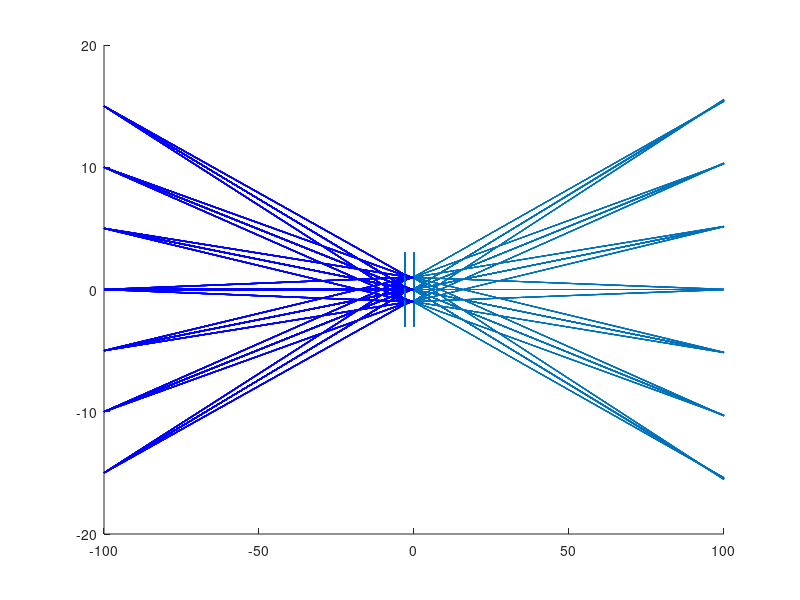
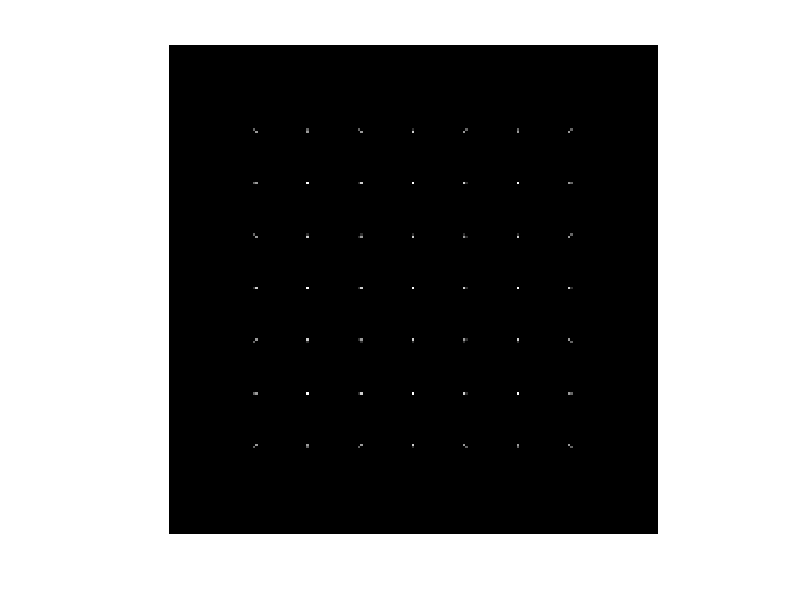

MATLAB code to generate these figures, in order:
%% ray-tracing for an ideal lens

% declare point sources in world space.  The camera is usually at [0 0 0],
% and pointing towards -z.  We are using a right-handed coordinate system.


%Large Distance Test
%place point sources using meshgrid.  This is a 5x5 grid.
% [XGrid YGrid] = meshgrid(-4000:1000:4000,-4000:1000:4000);   %large distance 
% pointSources = [XGrid(:) YGrid(:) ones(size(XGrid(:))) * -20000];
%only 1 point source in the middle
% pointSources = [ 0 0 -20000];  %large distance 


%Small Distance Test
[XGrid YGrid] = meshgrid(-15:5:15,-15:5:15);   %small distance test
pointSources = [XGrid(:) YGrid(:) ones(size(XGrid(:))) * -100];   %small distance ----ADJUST ME!!----
% pointSources = [ 0 0 -100];  %small distance - TURN THIS ON FOR ONLY 1
% POINT SOURCE


%SCRAP TEST
% [XGrid YGrid] = meshgrid(-400:100:400,-400:100:400);
% pointSources = [XGrid(:) YGrid(:) ones(size(XGrid(:))) * -7000];



%sensor properties
% sensor.position = [0 0 49];  %large distance 
% sensor.position = [0 0 165]; 
sensor.position = [0 0 100];  %small distance ----ADJUST ME!!----

sensor.size = [48 48];  %in mm
sensor.resolution = [200 200];
sensor.image = zeros(sensor.resolution);
sensor.focalLength = 50; %in mm

apertureRadius =1; % in mm

%note: the offset format is DIFFERENT from the lens files - we must address
%this somehow
lensSurfaces = cell(1,1);
lensSurfaces{1}.offset = 3;
lensSurfaces{1}.radius = -67;
lensSurfaces{1}.aperture = 3;
lensSurfaces{1}.indexOfRefr = 1;

lensSurfaces{2}.offset = 0;   %figure out the best way to deal with these offsets
lensSurfaces{2}.radius = 67;
lensSurfaces{2}.aperture = 3;
lensSurfaces{2}.indexOfRefr = 1.67;

totalOffset = 0;
for i = 1:length(lensSurfaces)
    totalOffset = totalOffset + lensSurfaces{i}.offset; 
end


%loop through aperture positions and uniformly sample the aperture
%everything is done in vector form for speed
[apertureSample.X, apertureSample.Y] = meshgrid(linspace(-1, 1, 3),linspace(-1, 1, 3)); %adjust this if needed

% this position should NOT change
lensCenterPosition = [0 0 -1.5];

%debug illustrations initialize
lensIllustration = zeros(300, 300);
figure;

%loop through all point sources
for curInd = 1:size(pointSources, 1);
    
    curPointSource = pointSources(curInd, :);
    

    %assume a circular aperture, and make a mask that is 1 when the pixel
    %is within a circle of radius 1
    apertureMask = (apertureSample.X.^2 + apertureSample.Y.^2) <= 1;
    
    scaledApertureSample.X = apertureSample.X .* apertureRadius; 
    scaledApertureSample.Y = apertureSample.Y .* apertureRadius; 
    
    %remove cropped sections of aperture
    croppedApertureSample.X =  scaledApertureSample.X;
    croppedApertureSample.X(apertureMask == 0) = [];
    croppedApertureSample.X = croppedApertureSample.X';
    croppedApertureSample.Y =  scaledApertureSample.Y;
    croppedApertureSample.Y(apertureMask == 0) = [];
    croppedApertureSample.Y = croppedApertureSample.Y';
    
    %calculate the origin and direction of the rays
    rays.origin = repmat(curPointSource, [size(croppedApertureSample.Y(:), 1) 1] );   %the new origin will just be the position of the current light source
    rays.direction = [(croppedApertureSample.X(:) -  rays.origin(:,1)) (croppedApertureSample.Y(:) -  rays.origin(:,2)) (lensCenterPosition(3) - rays.origin (:,3)) .* ones(size(croppedApertureSample.Y(:)))];
    rays.direction = rays.direction./repmat( sqrt(rays.direction(:, 1).^2 + rays.direction(:, 2).^2 + rays.direction(:,3).^2), [1 3]); %normalize direction
    
    
    
    
    
    prevSurfaceZ = -totalOffset;
    prevN = 1;  %assume that we start off in air
    
    
    
    %initialize newRays to be the old ray.  We will update it later.
    newRays = rays;
    for lensEl = length(lensSurfaces):-1:1
        sphere = lensSurfaces{lensEl};
        sphere.center = [0 0 prevSurfaceZ + sphere.offset + sphere.radius];
        
        %illustrations for debug
        zPlot = linspace(sphere.center(3) - sphere.radius, sphere.center(3) + sphere.radius, 10000);
        yPlot = sqrt(sphere.radius^2 - (zPlot - sphere.center(3)) .^2);
        yPlotN = -sqrt(sphere.radius^2 - (zPlot - sphere.center(3)) .^2);
        arcZone = 5;
        
        %TODO:find a better way to plot the arcs later - this one is prone to potential problem
        withinRange = and(and((yPlot < sphere.aperture),(zPlot < prevSurfaceZ + sphere.offset + arcZone)), (zPlot > prevSurfaceZ + sphere.offset - arcZone));  
        line(zPlot(withinRange), yPlot(withinRange));
        line(zPlot(withinRange), yPlotN(withinRange));   
        
        %vectorize this operation later
        for i = 1:size(rays.origin, 1)
            ray.direction = newRays.direction(i,:);
            ray.origin = newRays.origin(i,:);
            %calculate intersection with lens element
            radicand = dot(ray.direction, ray.origin - sphere.center)^2 - ...
                ( dot(ray.origin -sphere.center, ray.origin -sphere.center)) + sphere.radius^2;
            if (sphere.radius < 0)
                intersectT = (-dot(ray.direction, ray.origin - sphere.center) + sqrt(radicand));
            else
                intersectT = (-dot(ray.direction, ray.origin - sphere.center) - sqrt(radicand));
            end

            %make sure that T is > 0
            if (intersectT < 0)
                disp('Warning: intersectT less than 0.  Something went wrong here...');
            end
            
            intersectPosition = ray.origin + intersectT * ray.direction;
            
            %illustrations for debugging
            lensIllustration(max(round(intersectPosition(2) * 100 + 150),1), max(-round(intersectPosition(3) * 1000), 1)) = 1;  %show a lens illustration
            hold on;
            line([ray.origin(3) intersectPosition(3) ], [ray.origin(2) intersectPosition(2)] ,'Color','b','LineWidth',1);
            

            
            
            
            normalVec = intersectPosition - sphere.center;  %does the polarity of this vector matter?
            normalVec = normalVec./norm(normalVec);
            if (sphere.radius < 0)  %which is the correct sign convention?
                normalVec = -normalVec;
            end
            ratio = prevN/sphere.indexOfRefr;
            c = -dot(normalVec, ray.direction);
            newVec = ratio *ray.direction + (ratio*c -sqrt(1 - ratio^2 * (1 - c^2)))  * normalVec; 
            newVec = newVec./norm(newVec); %normalize
            
            %update the direction of the ray
            newRays.origin(i, : ) = intersectPosition;
            newRays.direction(i, : ) = newVec;
            
        end
        prevN = sphere.indexOfRefr;
        prevSurfaceZ = prevSurfaceZ + sphere.offset;
     end

    %calculate intersection point at sensor
    intersectZ = repmat(sensor.position(3), [size(newRays.origin, 1) 1]);
    intersectT = (intersectZ - newRays.origin(:, 3))./newRays.direction(:, 3);
    intersectPosition = newRays.origin + newRays.direction .* repmat(intersectT, [1 3]);
    
    %imagePixel is the pixel that will gain a photon due to the traced ray
    imagePixel = [intersectPosition(:,2) intersectPosition(:, 1)]; 
    
    imagePixel = real(imagePixel); %add error handling for this
    imagePixel = round(imagePixel* sensor.resolution(1)/sensor.size(1)    + repmat( sensor.resolution./2, [size(imagePixel,1) 1]));   %
    %make sure imagePixel is in range;
    imagePixel(imagePixel < 1) = 1;
    imagePixel = min(imagePixel, repmat(sensor.resolution, [size(imagePixel,1) 1]));
    
    
    %add a value to the intersection position
    for i = 1:size(croppedApertureSample.Y(:), 1)
        sensor.image(imagePixel(i,1), imagePixel(i,2)) =  sensor.image(imagePixel(i,1), imagePixel(i,2)) + 1;  %sensor.image(imagePixel(:,1), imagePixel(:,2)) + 1;
        
        %illustrations for debugging
        line([newRays.origin(i, 3) intersectPosition(i, 3)] ,  [newRays.origin(i, 2);  intersectPosition(i, 2)]);
        
    
    end
end

figure; imshow(sensor.image/ max(sensor.image(:)));
